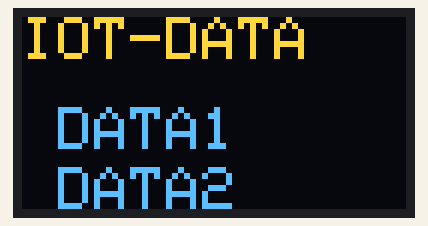
This sketch was run on a simulated Arduino Uno, built with avr-gcc and run on an emulated ATmega328P. Parts: 128×64 one-colour display. The OLED is the two-colour kind (top 16 rows yellow).

Above: at 2.2 s.

Measured:
- what the display in image 0 shows lasts 0.5 s, from 2.1 s to 2.6 s

The sketch:

OLED.ino
```cpp
#include <ArduinoJson.h>
#include <Adafruit_GFX.h>
#include <Adafruit_SSD1306.h>


/***************************************************************************************************************************************/
Adafruit_SSD1306 display = Adafruit_SSD1306(128, 64, &Wire);
/***********************************************************************************************/


void setup()
{


  oledInit();                                     // Initialize the OLED display.


}

void loop()
{

  display.clearDisplay();                           // Clear the OLED display.
  oledDisplayHeaderShow("IOT-DATA");   // Display a header on the OLED screen.
  oledScreenData(2, 0, 30, String(" DATA1"));        //2 - font size , 0 - column, 30 - row
  oledScreenData(2, 0, 50, String(" DATA2"));
  delay(500);

}

void oledInit()
{
  display.begin(SSD1306_SWITCHCAPVCC, 0x3C);    // Initialize the OLED display with specified settings.
  display.clearDisplay();                       // Clear the display.
  delay(2000);                                  // Wait for 2 seconds.
  display.clearDisplay();                       // Clear the display again.
  display.invertDisplay(false);                 // Set display inversion to false (normal mode).
}

void oledDisplayHeaderShow(String Header_Data)
{
  display.setTextSize(2);                      // Set the text size.
  display.setTextColor(WHITE);                 // Set the text color to white.
  display.setCursor(0, 0);                     // Set the cursor position.
  display.print(Header_Data);                  // Print the provided header text.
  display.display();                           // Display the text on the OLED screen.
}

void oledScreenData(int size, int x, int y, String get_screen_data)
{
  display.setTextSize(size);                    // Set the text size.
  display.setTextColor(WHITE);                   // Set the text color to white.
  display.setCursor(x, y);                       // Set the cursor position.
  display.print(get_screen_data);                // Print the provided screen data.
  display.display();                             // Display the data on the OLED screen.
}
```
